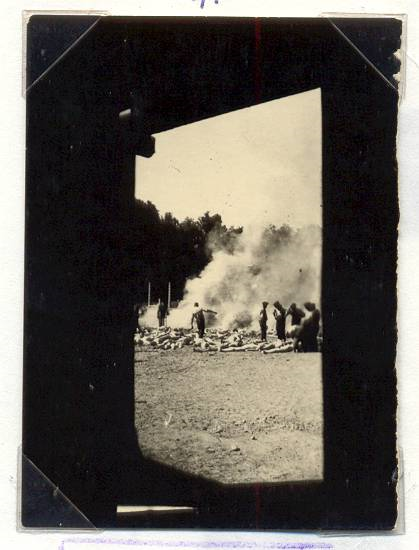
#> input picture inputs/P3/sonderkommando_photographs_280.png, 419 x 550 px
$ python p3a.py
#> lines starting #> are read from the running program, lines starting #| are printed output that depends on the picture
import numpy as np
import cv2
import matplotlib.pyplot as plt

# read the input image
img = cv2.imread('inputs/P3/sonderkommando_photographs_280.png')
#> img is the input picture: shape (550, 419, 3); mean B, G, R 88.3, 95.4, 100.2
# convert from BGR to RGB so we can plot using matplotlib
img = cv2.cvtColor(img, cv2.COLOR_BGR2RGB)
# disable x & y axis
plt.axis('off')
# show the image
plt.imshow(img)
plt.show()
# get the image shape
rows, cols, dim = img.shape
#> rows = 550; cols = 419; dim = 3

cropped_img = img[170:450, 130:330]
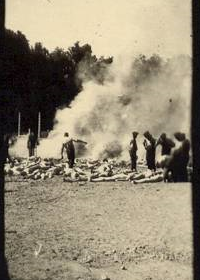
#> cropped_img: shape (280, 200, 3); mean R, G, B 149.2, 139.1, 118
# transformation matrix for Shearing
# shearing applied to x-axis
M = np.float32([[1.2, 0, 0],
             	[0, 1  , 0],
            	[0, 0  , 1]])
# shearing applied to y-axis
# M = np.float32([[1,   0, 0],
#             	  [0.3, 1, 0],
#             	  [0,   0, 1]])
# apply a perspective transformation to the image
rows, cols, dim = cropped_img.shape
#> rows = 280; cols = 200
sheared_img = cv2.warpPerspective(cropped_img,M,(int(cols*1.2),int(rows)))
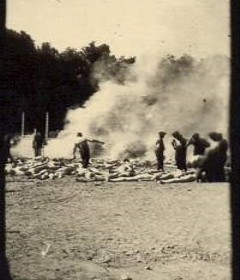
#> sheared_img: shape (280, 240, 3); mean R, G, B 149.2, 139.1, 118
# disable x & y axis
plt.axis('off')
# show the resulting image
plt.imshow(sheared_img)
plt.show()
# save the resulting image to disk
# plt.imsave("city_sheared.jpg", sheared_img)

$ run again, with inputs/P3/sonderkommando_photographs_281.png copied over inputs/P3/sonderkommando_photographs_280.png
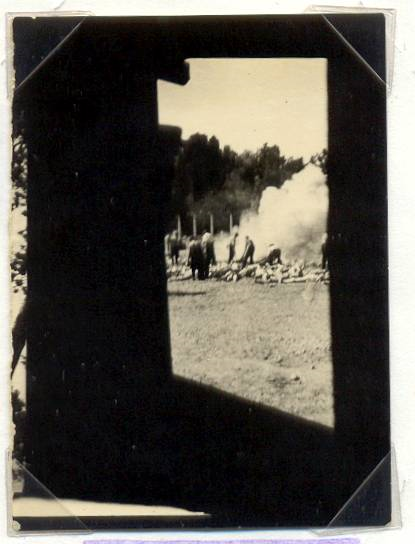
#> input picture inputs/P3/sonderkommando_photographs_281.png, 415 x 544 px
#> img is the input picture: shape (544, 415, 3); mean B, G, R 77.2, 84.7, 88.4
#> `cropped_img = img[170:450, 130:330]`:
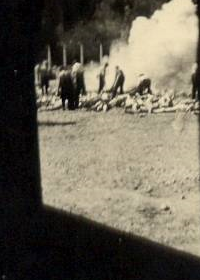
#> cropped_img: shape (280, 200, 3); mean R, G, B 104.7, 98.5, 84.1
#> `sheared_img = cv2.warpPerspective(cropped_img,M,(int(cols*1.2),int(row..`:
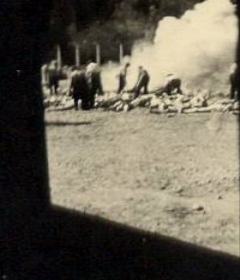
#> sheared_img: shape (280, 240, 3); mean R, G, B 104.8, 98.5, 84.1
